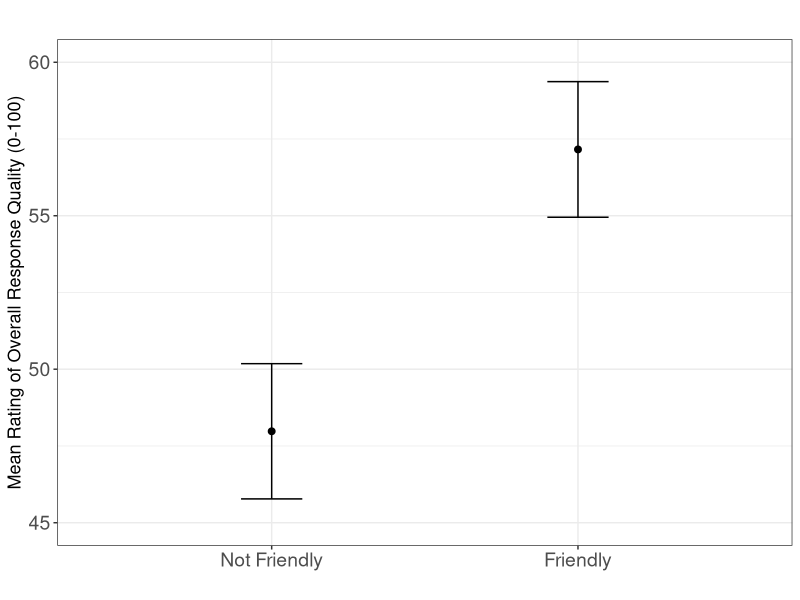
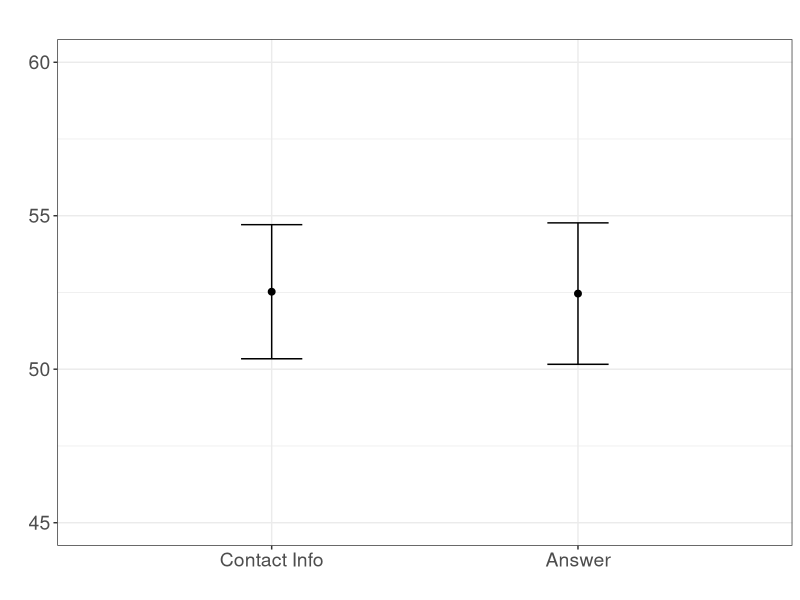

These figures' R source, in order: (Note: this script raises an error after producing the figures.)
# This version: August 8, 2019
# R version 3.5.1 (2018-07-02) -- "Feather Spray"

### packages ####
library(ggplot2)
library(gridExtra)

### load data ####
dat <- read.csv("study1_data.csv")

### descriptive stats of DV #####
mean(dat$qualityrating, na.rm=TRUE)
sd(dat$qualityrating, na.rm=TRUE)
median(dat$qualityrating, na.rm=TRUE)

### create function that provides the standard deviation, standard error of the mean, and a (default 95%) confidence interval ####

summarySE <- function(data=NULL, measurevar, groupvars=NULL, na.rm=FALSE,
                      conf.interval=.95, .drop=TRUE) {
  library(plyr)
  
  # New version of length which can handle NA's: if na.rm==T, don't count them
  length2 <- function (x, na.rm=FALSE) {
    if (na.rm) sum(!is.na(x))
    else       length(x)
  }
  
  # This does the summary. For each group's data frame, return a vector with
  # N, mean, and sd
  datac <- ddply(data, groupvars, .drop=.drop,
                 .fun = function(xx, col) {
                   c(N    = length2(xx[[col]], na.rm=na.rm),
                     mean = mean   (xx[[col]], na.rm=na.rm),
                     sd   = sd     (xx[[col]], na.rm=na.rm)
                   )
                 },
                 measurevar
  )
  
  # Rename the "mean" column    
  datac <- rename(datac, c("mean" = measurevar))
  
  datac$se <- datac$sd / sqrt(datac$N)  # Calculate standard error of the mean
  
  # Confidence interval multiplier for standard error
  # Calculate t-statistic for confidence interval: 
  # e.g., if conf.interval is .95, use .975 (above/below), and use df=N-1
  ciMult <- qt(conf.interval/2 + .5, datac$N-1)
  datac$ci <- datac$se * ciMult
  
  return(datac)
}

### end of function ####

## Figure 1: Mean Response Quality Score by Experimental Condition####

datq <- summarySE(dat, measurevar="qualityrating", groupvars=c("dearjake"), na.rm=T)
datq

q <- ggplot(datq, aes(x=dearjake, y=qualityrating)) + 
  geom_errorbar(aes(ymin=qualityrating-se*1.96, ymax=qualityrating+se*1.96), width=.2) +
  geom_point(size=2) +
  xlab("") +
  ylab("Mean Rating of Overall Response Quality (0-100)") +
  theme_bw() +
  ggtitle("") +
  theme(axis.text=element_text(size=14),axis.title=element_text(size=13), plot.title = element_text(size = 18)) +
  scale_x_discrete(limits=c(0,1),
                   labels=c("Not Friendly", "Friendly")) +
  scale_y_continuous(limits=c(45,60))


datqa <- summarySE(dat, measurevar="qualityrating", groupvars=c("answer"), na.rm=T)
datqa

qa <- ggplot(datqa, aes(x=answer, y=qualityrating)) + 
  geom_errorbar(aes(ymin=qualityrating-se*1.96, ymax=qualityrating+se*1.96), width=.2) +
  geom_point(size=2) +
  xlab("") +
  ylab("") +
  ggtitle("   ") +
  theme_bw() +
  theme(axis.text=element_text(size=14),axis.title=element_text(size=13), plot.title = element_text(size = 18)) +
  scale_x_discrete(limits=c(0,1),
                   labels=c("Contact Info", "Answer")) +
  scale_y_continuous(limits=c(45,60))

title <- textGrob("Study 1", gp = gpar(cex = 1.5))

#### (Figure 1, left panel) ####
grid.arrange(q,qa, ncol=2, top=title)

## Figure 2: Effect of Number of Days Until Response on Quality Rating ####
daysplot<-ggplot(dat, aes(days, qualityrating)) + 
  geom_smooth(span=.7, method="loess", color="darkblue") +
  theme_bw() +
  theme(axis.text=element_text(size=14),axis.title=element_text(size=16), plot.title = element_text(size = 18)) +
  xlab("Days Until Legislator Response") +
  ylab("Mean Rating of Overall Response Quality (0-100)") +
  ggtitle("Study 1")  +
  coord_cartesian(ylim=c(45,70))

#### (Figure 2, left panel) ####
daysplot

### Appendix Table 3: Effects of Random Treatment Variables on Email Evaluations: Study 1 ####

## DV: quality rating #####
model1 <- lm(qualityrating ~  dearjake + answer + days, data=dat)
summary(model1)

## DV: friendliness ####
model2 <- lm(friendlyrating ~ dearjake + answer + days, data=dat)
summary(model2)

## DV: helpfulness  ####
model3 <- lm(helpfulrating ~ dearjake + answer + days, data=dat)
summary(model3)


#### Multiple comparisons adjustments ####

## Holm correction: friendly ####

# difference in means tests: dear jake
t.test(qualityrating ~ dearjake, data=dat) # friendly: 57.159, not friendly: 47.978
t.test(helpfulrating ~ dearjake, data=dat)
t.test(friendlyrating ~ dearjake, data=dat)

# choose alpha level
alpha <- 0.05

# get p values from diff in means tests (unpack if abbreviated)
p1 <- 0.00001
p2 <- t.test(helpfulrating ~ dearjake, data=dat)$p.value
p3 <- 0.0000264

# put in vector from smallest to largest
p <- c(p3, p1, p2)
p

# conduct correction
# and compare to target alpha
holm_sig <- p.adjust(p, "holm") < alpha
holm_sig

bonferroni_sig <- p.adjust(p, "bonferroni") < alpha
bonferroni_sig

## Holm correction: answer ####

# difference in means tests: answer
t.test(qualityrating ~ answer, data=dat)
t.test(helpfulrating ~ answer, data=dat)
t.test(friendlyrating ~ answer, data=dat)

# choose alpha level
alpha <- 0.05

# get p values from diff in means tests (unpack if abbreviated by R)
p1 <- t.test(qualityrating ~ answer, data=dat)$p.value
p2 <- t.test(helpfulrating ~ answer, data=dat)$p.value
p3 <- t.test(friendlyrating ~ answer, data=dat)$p.value

# put in vector from smallest to largest
p <- c(p3, p2, p1)
p

# conduct correction
# and compare to target alpha
holm_sig <- p.adjust(p, "holm") < alpha
holm_sig

bonferroni_sig <- p.adjust(p, "bonferroni") < alpha
bonferroni_sig


